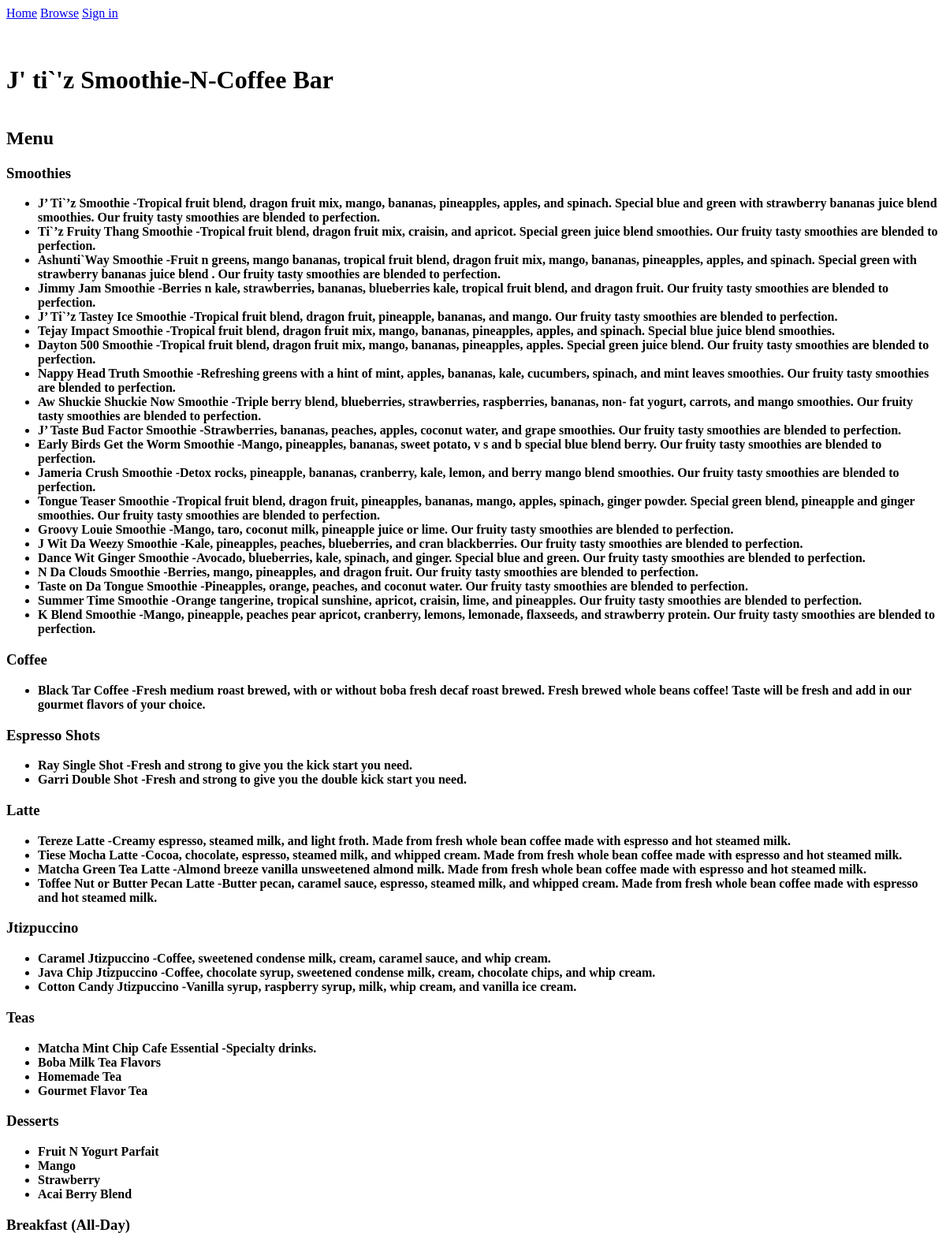
Screenshot of /restaurant/2 (upper part) with the database file from the repository.
### tables this page shows
CREATE TABLE restaurants (
    restaurant_id INTEGER PRIMARY KEY AUTOINCREMENT,
    name TEXT NOT NULL,
    category_id INTEGER,
    price_range TEXT,
    full_address TEXT,
    city TEXT,
    state TEXT,
    latitude REAL,
    longitude REAL,
    avg_rating REAL DEFAULT 0.00,
    total_reviews INTEGER DEFAULT 0,
    FOREIGN KEY (category_id) REFERENCES categories(category_id)
);

CREATE TABLE menu_items (
    item_id INTEGER PRIMARY KEY AUTOINCREMENT,
    restaurant_id INTEGER NOT NULL,
    menu_category_id INTEGER,
    name TEXT NOT NULL,
    description TEXT,
    price REAL,
    avg_rating REAL DEFAULT 0.00,
    total_reviews INTEGER DEFAULT 0,
    FOREIGN KEY (restaurant_id) REFERENCES restaurants(restaurant_id),
    FOREIGN KEY (menu_category_id) REFERENCES menu_categories(menu_category_id)
);

CREATE TABLE menu_categories (
    menu_category_id INTEGER PRIMARY KEY AUTOINCREMENT,
    restaurant_id INTEGER NOT NULL,
    name TEXT NOT NULL,
    FOREIGN KEY (restaurant_id) REFERENCES restaurants(restaurant_id)
);

### web/app.py (the view)
@app.route("/restaurant/<int:rid>")
def restaurant(rid):
    restaurant = db.get_restaurant_by_id(rid)
    if not restaurant:
        flash("Restaurant not found.", "error")
        return redirect(url_for('browse'))
    menu = db.get_menu_by_restaurant(rid)
    reviews = db.get_reviews_for_restaurant(rid)
    menu_sections = {}
    for i in menu:
        sec = i.get("section") or "General"
        menu_sections.setdefault(sec, []).append(i)
    user_item_reviews = {}
    is_fav = False
    if current_user():
        uid = current_user()["user_id"]
        user_item_reviews = db.get_user_item_reviews_for_restaurant(uid, rid)
        favs = db.get_user_favorites(uid)
        is_fav = any(f["restaurant_id"] == rid for f in favs)
    return render_template('restaurant.html', restaurant=restaurant, menu_sections=menu_sections, reviews=reviews, user_item_reviews=user_item_reviews, is_fav=is_fav)

### sqlQueries.py (called while the page is built)
def get_connection() -> sqlite3.Connection:
    conn = sqlite3.connect(DB_PATH)
    conn.row_factory = lambda cur, row: {
        col[0]: row[idx] for idx, col in enumerate(cur.description)
    } if cur.description else row
    conn.execute("PRAGMA foreign_keys = ON")
    return conn

def get_restaurant_by_id(rid: int) -> Optional[Dict]:
    try:
        with get_connection() as conn:
            cur = conn.execute("SELECT * FROM restaurants WHERE restaurant_id = ?", (rid,))
        return cur.fetchone()
    except sqlite3.Error as e:
        print(f"Error fetching restaurant by ID: {e}")
        return None
    finally:
        if conn:
            conn.close()

def get_menu_by_restaurant(rid: int) -> List[Dict]:
    try:
        with get_connection() as conn:
            cur = conn.execute("""
                SELECT mi.item_id, mi.name, mi.description, mi.price, mi.avg_rating, mi.total_reviews, mc.name AS section
                FROM menu_items mi
                INNER JOIN menu_categories mc ON mi.menu_category_id = mc.menu_category_id
                WHERE mi.restaurant_id = ?
            """,
            (rid,))
        return cur.fetchall()
    except sqlite3.Error as e:
        print(f"Error fetching menu items: {e}")
        return []
    finally:
        if conn:
            conn.close()

def get_reviews_for_restaurant(restaurant_id: int) -> List[Dict]:
    try:
        with get_connection() as conn:
            cur = conn.execute("""
                SELECT r.review_id, r.rating, r.title, r.content, u.username, u.user_id, r.upvotes
                FROM restaurant_reviews r
                JOIN users u ON r.user_id = u.user_id
                WHERE r.restaurant_id = ?
            """,
            (restaurant_id,),
        )
        return cur.fetchall()
    except sqlite3.Error as e:
        print(f"Error geting reviews for restaurant: {e}")
        return []

### web/app.py (called while the page is built)
def current_user():
    return session.get("user")

@app.context_processor
def inject_user():
    return {"user": current_user()}

### web/templates/restaurant.html (shortened to what this page needs)
{% extends "base.html" %}
{% block content %}
<div class="restaurant-container" style="padding-top:36px;padding-bottom:56px">
    <h1>{{ restaurant.name }}</h1>
    <h2>Menu</h2>
    {% if menu_sections %}
        {% for sect, items in menu_sections.items() %}
            <h3>{{ sect }}</h3>
            <ul>
                {% for item in items %}
                    <li>
                        <strong>{{ item.name }} {% if item.description != 'nan' %}-{{ item.description }}{% endif %}</strong>
                    </li>
                {% endfor %}
            </ul>
        {% endfor %}
    {% else %}
        <p>No menu items available.</p>
    {% endif %}
</div>
{% endblock %}

### web/static/styles.css (style rules this page uses)
:root { --tan: #D4C4B0; --star: #F5A623; --transition: all .2s ease; }

### rows the page displays
restaurants: name "J' ti`'z Smoothie-N-Coffee Bar"
menu_items: name "Smoothies", name "J’ Ti`’z Smoothie", description "Tropical fruit blend, dragon fruit mix, mango, bananas, pineapples, apples, and spinach. Special blue and green with strawberry bananas juice blend smoothies. Our fruity tasty smoothies are blended to perfection."
menu_items: name "Ti`’z Fruity Thang Smoothie", description "Tropical fruit blend, dragon fruit mix, craisin, and apricot. Special green juice blend smoothies. Our fruity tasty smoothies are blended to perfection."
menu_items: name "Ashunti`Way Smoothie", description "Fruit n greens, mango bananas, tropical fruit blend, dragon fruit mix, mango, bananas, pineapples, apples, and spinach. Special green with strawberry bananas juice blend . Our fruity tasty smoothies are blended to perfection."
menu_items: name "Jimmy Jam Smoothie", description "Berries n kale, strawberries, bananas, blueberries kale, tropical fruit blend, and dragon fruit. Our fruity tasty smoothies are blended to perfection."
menu_items: name "J’ Ti`’z Tastey Ice Smoothie", description "Tropical fruit blend, dragon fruit, pineapple, bananas, and mango. Our fruity tasty smoothies are blended to perfection."
menu_items: name "Tejay Impact Smoothie", description "Tropical fruit blend, dragon fruit mix, mango, bananas, pineapples, apples, and spinach. Special blue juice blend smoothies."
menu_items: name "Dayton 500 Smoothie", description "Tropical fruit blend, dragon fruit mix, mango, bananas, pineapples, apples. Special green juice blend. Our fruity tasty smoothies are blended to perfection."
menu_items: name "Nappy Head Truth Smoothie", description "Refreshing greens with a hint of mint, apples, bananas, kale, cucumbers, spinach, and mint leaves smoothies. Our fruity tasty smoothies are blended to perfection."
menu_items: name "Aw Shuckie Shuckie Now Smoothie", description "Triple berry blend, blueberries, strawberries, raspberries, bananas, non- fat yogurt, carrots, and mango smoothies. Our fruity tasty smoothies are blended to perfection."
menu_items: name "J’ Taste Bud Factor Smoothie", description "Strawberries, bananas, peaches, apples, coconut water, and grape smoothies. Our fruity tasty smoothies are blended to perfection."
menu_items: name "Early Birds Get the Worm Smoothie", description "Mango, pineapples, bananas, sweet potato, v s and b special blue blend berry. Our fruity tasty smoothies are blended to perfection."
menu_items: name "Jameria Crush Smoothie", description "Detox rocks, pineapple, bananas, cranberry, kale, lemon, and berry mango blend smoothies. Our fruity tasty smoothies are blended to perfection."
menu_items: name "Tongue Teaser Smoothie", description "Tropical fruit blend, dragon fruit, pineapples, bananas, mango, apples, spinach, ginger powder. Special green blend, pineapple and ginger smoothies. Our fruity tasty smoothies are blended to perfection."
menu_items: name "Groovy Louie Smoothie", description "Mango, taro, coconut milk, pineapple juice or lime. Our fruity tasty smoothies are blended to perfection."
menu_items: name "J Wit Da Weezy Smoothie", description "Kale, pineapples, peaches, blueberries, and cran blackberries. Our fruity tasty smoothies are blended to perfection."
menu_items: name "Dance Wit Ginger Smoothie", description "Avocado, blueberries, kale, spinach, and ginger. Special blue and green. Our fruity tasty smoothies are blended to perfection."
menu_items: name "N Da Clouds Smoothie", description "Berries, mango, pineapples, and dragon fruit. Our fruity tasty smoothies are blended to perfection."
menu_items: name "Taste on Da Tongue Smoothie", description "Pineapples, orange, peaches, and coconut water. Our fruity tasty smoothies are blended to perfection."
menu_items: name "Summer Time Smoothie", description "Orange tangerine, tropical sunshine, apricot, craisin, lime, and pineapples. Our fruity tasty smoothies are blended to perfection."
menu_items: name "K Blend Smoothie", description "Mango, pineapple, peaches pear apricot, cranberry, lemons, lemonade, flaxseeds, and strawberry protein. Our fruity tasty smoothies are blended to perfection."
menu_items: name "Coffee", name "Black Tar Coffee", description "Fresh medium roast brewed, with or without boba fresh decaf roast brewed. Fresh brewed whole beans coffee! Taste will be fresh and add in our gourmet flavors of your choice."
menu_items: name "Espresso Shots", name "Ray Single Shot", description "Fresh and strong to give you the kick start you need."
menu_items: name "Garri Double Shot", description "Fresh and strong to give you the double kick start you need."
menu_items: name "Latte", name "Tereze Latte", description "Creamy espresso, steamed milk, and light froth. Made from fresh whole bean coffee made with espresso and hot steamed milk."
menu_items: name "Tiese Mocha Latte", description "Cocoa, chocolate, espresso, steamed milk, and whipped cream. Made from fresh whole bean coffee made with espresso and hot steamed milk."
menu_items: name "Matcha Green Tea Latte", description "Almond breeze vanilla unsweetened almond milk. Made from fresh whole bean coffee made with espresso and hot steamed milk."
menu_items: name "Toffee Nut or Butter Pecan Latte", description "Butter pecan, caramel sauce, espresso, steamed milk, and whipped cream. Made from fresh whole bean coffee made with espresso and hot steamed milk."
menu_items: name "Jtizpuccino", name "Caramel Jtizpuccino", description "Coffee, sweetened condense milk, cream, caramel sauce, and whip cream."
menu_items: name "Java Chip Jtizpuccino", description "Coffee, chocolate syrup, sweetened condense milk, cream, chocolate chips, and whip cream."
menu_items: name "Cotton Candy Jtizpuccino", description "Vanilla syrup, raspberry syrup, milk, whip cream, and vanilla ice cream."
menu_items: name "Teas", name "Matcha Mint Chip Cafe Essential", description "Specialty drinks."
menu_items: name "Boba Milk Tea Flavors"
menu_items: name "Homemade Tea"
menu_items: name "Gourmet Flavor Tea"
menu_items: name "Desserts", name "Fruit N Yogurt Parfait"
menu_items: name "Mango"
menu_items: name "Strawberry"
menu_items: name "Acai Berry Blend"
menu_items: name "Breakfast (All-Day)"
